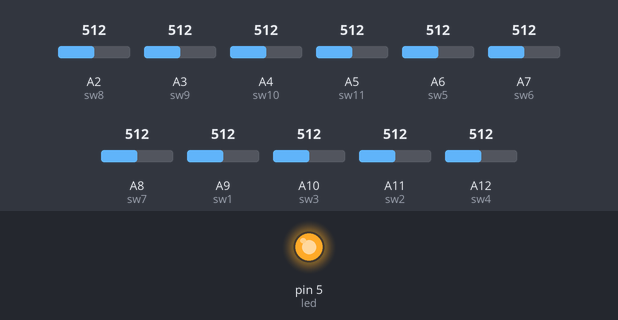
Simulated run of this sketch. Board: Arduino Mega 2560, built with avr-gcc and run on an emulated ATmega2560. Shown: output pins drawn as LEDs (lit = HIGH). The test bench sets the inputs (shaded band); at power-on: A2 (sw8) = 512, A3 (sw9) = 512, A4 (sw10) = 512, A5 (sw11) = 512, A6 (sw5) = 512, A7 (sw6) = 512, A8 (sw7) = 512, A9 (sw1) = 512, A10 (sw3) = 512, A11 (sw2) = 512, A12 (sw4) = 512. The modem accepts every AT command (registered, SIM ready, sends succeed) and sends nothing else; what the sketch prints to the serial monitor is not drawn.

Above: at 11.05 s.
Timing chart, 0 to 14.0 s (numbered marks = the images above):
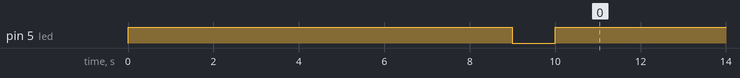

The sketch:

Mega_remote.ino
```cpp
int led=5;
int sw1=9,sw2=11,sw3=10,sw4=12,sw5=6,sw6=7,sw7=8,sw8=2,sw9=3,sw10=4,sw11=5;
void setup() {
  // put your setup code here, to run once:
  Serial.begin(9600);
  Serial1.begin(38400);

  pinMode(led,OUTPUT);
  digitalWrite(led,1);
  Serial1.write("AT");
  Serial1.write("\r\n");
  delay(1000);
  Serial1.write("AT+INIT");
  Serial1.write("\r\n");
  delay(5000);
  Serial1.write("AT+PAIR=2015,05,202398,30");
  Serial1.write("\r\n");
  delay(2000);
  Serial1.write("AT+LINK=2015,05,202398");
  Serial1.write("\r\n");
  delay(1000);
  digitalWrite(led,0);
  delay(1000);
  digitalWrite(led,1);
  delay(1000);
  digitalWrite(led,0);

  Serial.println("Ready");


}

void loop() {

      int v1=analogRead(sw1);
      int v2=analogRead(sw2);
      int v3=analogRead(sw3);
      int v4=analogRead(sw4);
      int v5=analogRead(sw5);
      int v6=analogRead(sw6);
      int v7=analogRead(sw7);
      int v8=analogRead(sw8);
      int v9=analogRead(sw9);
      int v10=analogRead(sw10);
      int v11=analogRead(sw11);


      if(v1>=400)
      {
        digitalWrite(led,1);
        Serial1.write("F\n");
        delay(50);
      }

      else if(v2>=400)
      {
        digitalWrite(led,1);
        Serial1.write("R\n");
        delay(50);
      }
      else if(v3>=400)
      {
        digitalWrite(led,1);
        Serial1.write("L\n");
        delay(50);
      }

      else if(v4>=400)
      {
        digitalWrite(led,1);
        Serial1.write("B\n");
        delay(50);
      }

      else if(v5>=400)
      {
        digitalWrite(led,1);
        Serial1.write("H\n");
        delay(150);
      }

      else if(v8>=400)
      {
        digitalWrite(led,1);
        Serial1.write("C\n");
        delay(50);
      }

      else if(v9>=400)
      {
        digitalWrite(led,1);
        Serial1.write("O\n");
        delay(50);
      }

      else if(v10>=400)
      {
        digitalWrite(led,1);
        Serial1.write("U\n");
        delay(50);
      }

      else if(v11>=400)
      {
        digitalWrite(led,1);
        Serial1.write("D\n");
        delay(50);
      }


  // put your main code here, to run repeatedly:

  digitalWrite(led,0);
}
```
